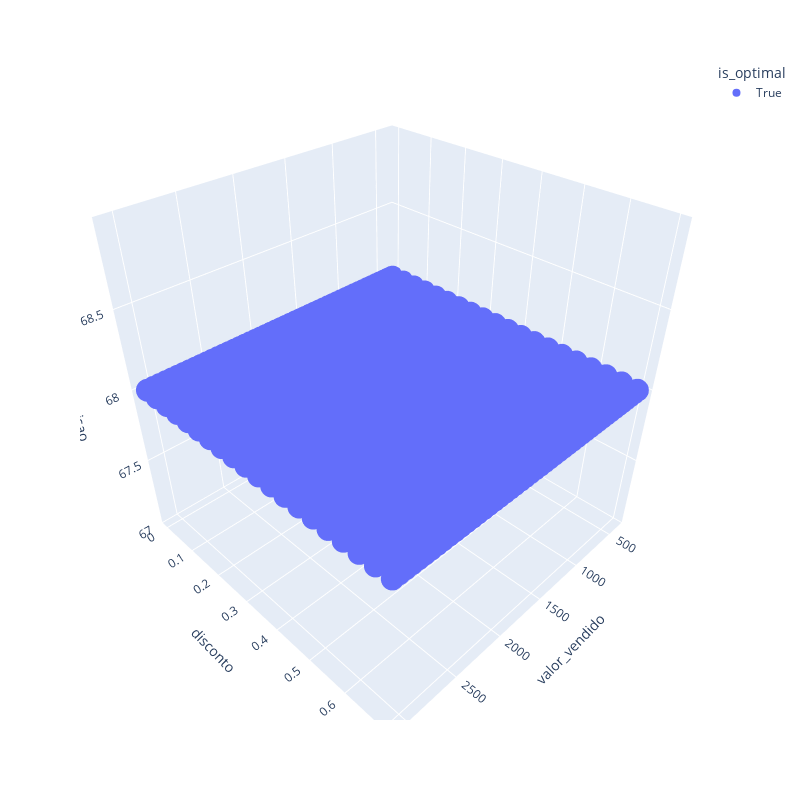

The notebook cell saved with this chart:
### Code cell
import plotly.express as px
import plotly.graph_objects as go

# gerando grafico de dispersao
fig = px.scatter_3d(optimal, x='valor_vendido', y='disconto', z='Previsao', color='is_optimal', width=800, height=800)

fig.show()

### Figure 1 — Plotly figure (JSON) as saved in the notebook; plotly's stock layout.template omitted (floating-point values rounded to 4 significant figures; data arrays with more than 128 entries replaced by an {"elided": "..."} marker saying what was removed)
{"data": [{"hovertemplate": "is_optimal=True<br>valor_vendido=%{x}<br>disconto=%{y}<br>Previsao=%{z}<extra></extra>", "legendgroup": "True", "marker": {"color": "#636efa", "symbol": "circle"}, "mode": "markers", "name": "True", "scene": "scene", "showlegend": true, "type": "scatter3d", "x": {"elided": "1000 float values"}, "y": {"elided": "1000 float values"}, "z": {"elided": "1000 int values"}}], "layout": {"height": 800, "legend": {"title": {"text": "is_optimal"}, "tracegroupgap": 0}, "margin": {"t": 60}, "scene": {"domain": {"x": [0, 1], "y": [0, 1]}, "xaxis": {"title": {"text": "valor_vendido"}}, "yaxis": {"title": {"text": "disconto"}}, "zaxis": {"title": {"text": "Previsao"}}}, "width": 800}}
